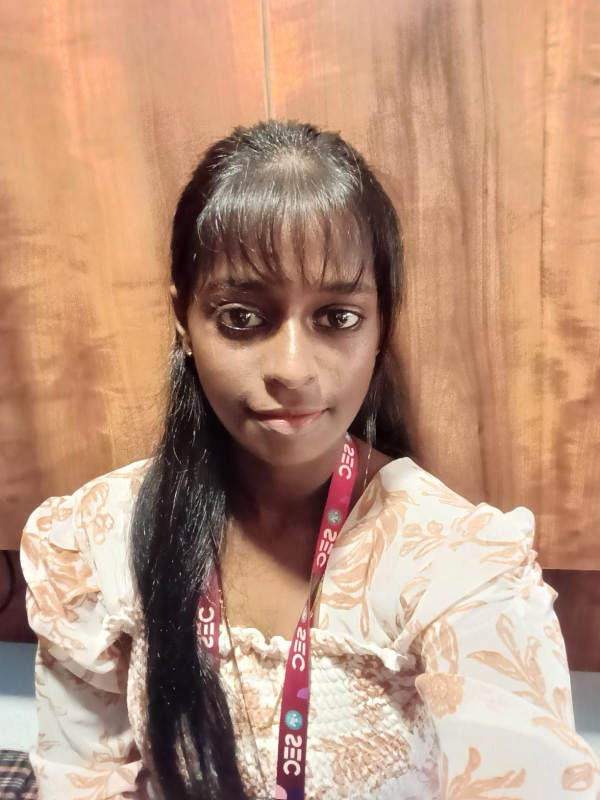
#> input picture udhaya.jpeg, 1200 x 1600 px (shown at 1/2 size)
$ jupyter execute Ex-1.ipynb
#> lines starting #> are read from the running program, lines starting #| are printed output that depends on the picture; after the words box and inside, x2 and y2 are one past the last pixel; in counts of white or black regions, pixels touching at a corner belong together
### EX NO 1: IMAGE HANDLING AND PIXEL TRANSFORMATION USING OPENCV

### Name: UDHAYA S

### REG.NO: 212225230287

[cell 1]
import cv2
import matplotlib.pyplot as plt
import numpy as ap

[cell 2]
# Read the image using OpenCV
img = cv2.imread('udhaya.jpeg', cv2.IMREAD_COLOR)
#> img is the input picture: shape (1600, 1200, 3); mean B, G, R 124.5, 148.3, 186.5

[cell 3]
# Convert BGR (OpenCV's default) to RGB (Matplotlib's expected color order)
img_rgb = cv2.cvtColor(img, cv2.COLOR_BGR2RGB)

[cell 4]
# Display the image using Matplotlib
plt.imshow(img_rgb, cmap='viridis')  # You can change 'viridis' to another cmap or use None for RGB images
plt.title("Original Image")
plt.axis('off')  # Removes axis ticks and labels
plt.show()

[cell 5]
# Load the image
img = cv2.imread('udhaya.jpg')

[cell 6]
# Convert BGR (OpenCV's default) to RGB (Matplotlib's expected color order)
img_rgb = cv2.cvtColor(img, cv2.COLOR_BGR2RGB)

[cell 7]
img_rgb.shape
#> Out = (1600, 1200, 3)

[cell 8]
# Draw a line from top-left to bottom-right
line_img = cv2.line(img_rgb, (0, 0), (1200, 1600), (255, 0, 0), 2) # cv2.line(image, start_point, end_point, color, thickness)

[cell 9]
plt.imshow(line_img, cmap='viridis')
plt.title("Image with Line")
plt.axis('off')
plt.show()

[cell 10]
# Load the image
image = cv2.imread('udhaya.jpeg')

# Convert BGR (OpenCV's default) to RGB (Matplotlib's expected color order)
img_rgb = cv2.cvtColor(image, cv2.COLOR_BGR2RGB)

[cell 11]
img_rgb.shape
#> Out = (1600, 1200, 3)

[cell 12]
circle_img = cv2.circle(img_rgb,(600,600),200,(0,0,255),15) # cv2.circle(image, center, radius, color, thickness)

[cell 13]
plt.imshow(circle_img, cmap='viridis')
plt.title("Image with Circle")
plt.axis('ON')
plt.show()

[cell 14]
# Load the image
image = cv2.imread('udhaya.jpeg')

# Convert BGR (OpenCV's default) to RGB (Matplotlib's expected color order)
img_rgb = cv2.cvtColor(image, cv2.COLOR_BGR2RGB)

[cell 15]
image.shape
#> Out = (1600, 1200, 3)

[cell 16]
# Draw a rectangle around the Whole image
rectangle_img = cv2.rectangle(img_rgb, (200, 200), (800, 1000), (0, 255,0), 10)  # cv2.rectangle(image, start_point, end_point, color, thickness)
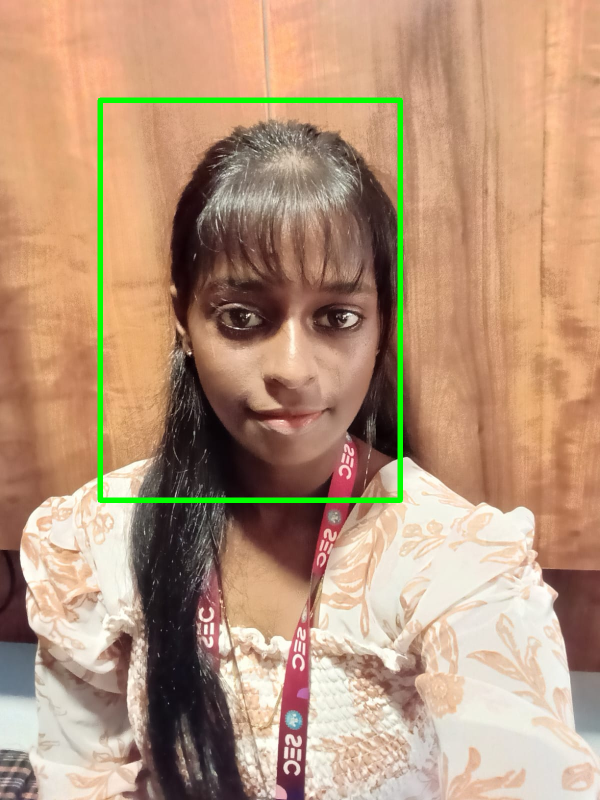
#> rectangle_img: shape (1600, 1200, 3) (shown at 1/2 size); mean R, G, B 183.6, 150.2, 122.9

[cell 17]
plt.imshow(rectangle_img, cmap='viridis')
plt.title("Image with Rectangle")
plt.axis('ON')
plt.show()

[cell 18]
# Load the image
image = cv2.imread('udhaya.jpeg')

# Convert BGR (OpenCV's default) to RGB (Matplotlib's expected color order)
img_rgb = cv2.cvtColor(image, cv2.COLOR_BGR2RGB)

[cell 19]
# Add text to the image
text_img = cv2.putText(img_rgb, "UDHAYA", (30,60), cv2.FONT_HERSHEY_SIMPLEX, 2.5, (0, 0, 255), 10)  ## cv2.putText(image, text, position, font, font_scale, color, thickness)

[cell 20]
plt.imshow(text_img, cmap='viridis')
plt.title("Image with Text")
plt.axis('on')
plt.show()

[cell 21]
img = cv2.imread('udhaya.jpeg', cv2.IMREAD_COLOR)
# Convert BGR (OpenCV's default) to RGB (Matplotlib's expected color order)
img_rgb = cv2.cvtColor(img, cv2.COLOR_BGR2RGB)

[cell 22]
# Original RGB Image
plt.imshow(img_rgb)
plt.title("Original RGB Image")
plt.axis("on")

[cell 23]
# Convert RGB to HSV
image_hsv = cv2.cvtColor(img_rgb, cv2.COLOR_RGB2HSV)
#> image_hsv: shape (1600, 1200, 3); mean H, S, V 26.2, 88.8, 186.7

[cell 24]
# HSV Image
plt.imshow(image_hsv)
plt.title("HSV Image")
plt.axis("off")

[cell 25]
# Convert RGB to GRAY
image_gray = cv2.cvtColor(img_rgb, cv2.COLOR_RGB2GRAY)
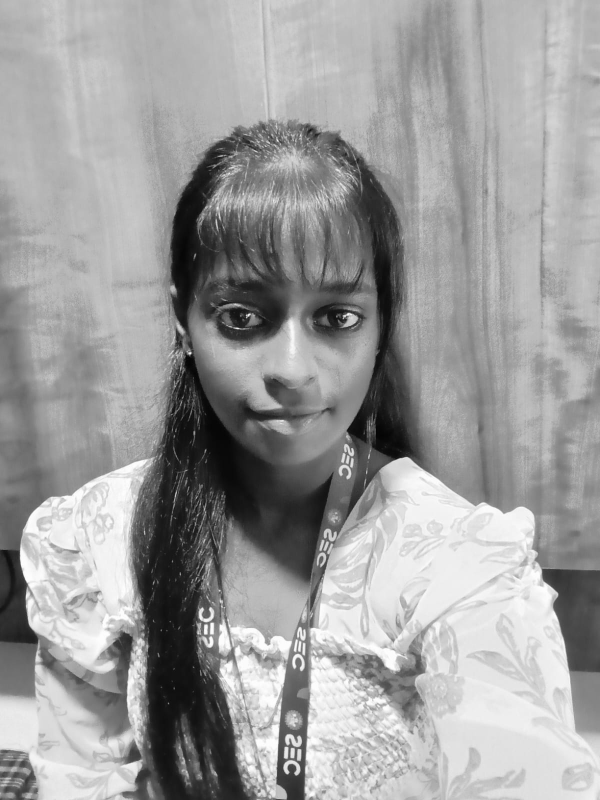
#> image_gray: shape (1600, 1200) (shown at 1/2 size); min 2, max 255, mean 157

[cell 26]
# Grayscale Image
plt.imshow(image_gray, cmap='gray')
plt.title("Grayscale Image")
plt.axis("on")

[cell 27]
# Convert RGB to YCrCb
image_ycrcb = cv2.cvtColor(img_rgb, cv2.COLOR_RGB2YCrCb)
#> image_ycrcb: shape (1600, 1200, 3); mean of channels 0, 1, 2 157, 149, 109.7

[cell 28]
# YCrCb Image
plt.imshow(image_ycrcb)
plt.title("YCrCb Image")
plt.axis("off")

[cell 29]
# Convert HSV back to RGB
image_hsv_to_rgb = cv2.cvtColor(image_hsv, cv2.COLOR_HSV2RGB)

[cell 30]
plt.imshow(image_hsv_to_rgb)
plt.title("HSV to RGB Image")
plt.axis("on")

[cell 31]
# Load the image
image = cv2.imread('udhaya.jpeg')
# Modify a block of pixels (300x300) to white, starting from (200, 200)
image[500:800, 500:800] = [255, 255, 255]  # Rows: 200-499, Columns: 200-499
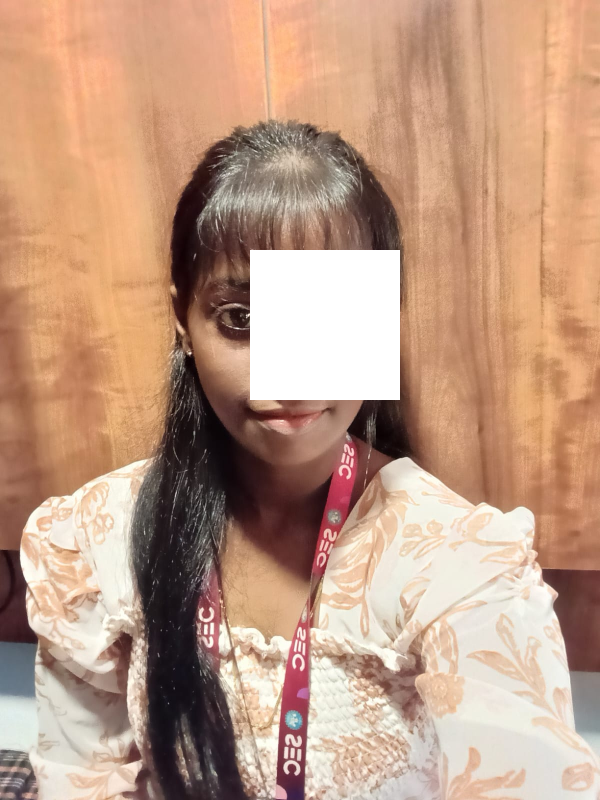
#> image: shape (1600, 1200, 3) (shown at 1/2 size); 4.69% of pixels changed, all inside (x1, y1, x2, y2) = (500, 500, 800, 800)

[cell 32]
# Convert BGR to RGB for displaying with Matplotlib
image_rgb = cv2.cvtColor(image, cv2.COLOR_BGR2RGB)

[cell 33]
# Display the modified image
plt.imshow(image_rgb)
plt.title("Image with 300x300 White Block")
plt.axis("on")
plt.show()

[cell 34]
# Load the image
image = cv2.imread('udhaya.jpeg')
image.shape
#> Out = (1600, 1200, 3)

[cell 35]
# Resize the image to half its size
resized_image = cv2.resize(image, (1200 // 2, 1600 // 2))  # (new_width, new_height)
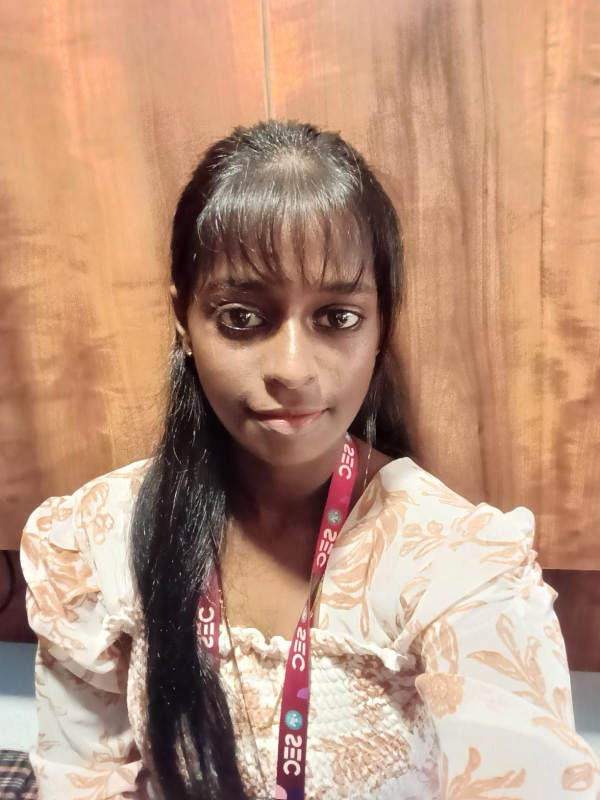
#> resized_image: shape (800, 600, 3); mean B, G, R 124.7, 148.4, 186.6

[cell 36]
# Convert BGR to RGB for displaying with Matplotlib
resized_image_rgb = cv2.cvtColor(resized_image, cv2.COLOR_BGR2RGB)

[cell 37]
resized_image_rgb.shape
#> Out = (800, 600, 3)

[cell 38]
# Display the resized image
plt.imshow(resized_image_rgb)
plt.title("Resized Image (Half Size)")
plt.axis("on")
plt.show()

[cell 39]
# Load the image
image = cv2.imread('udhaya.jpeg')

[cell 40]
image.shape

[cell 41]
# Crop a 300x300 region starting from (50, 50)
roi = image[600:1200, 600:1200]  # Rows: 50-349, Columns: 50-349
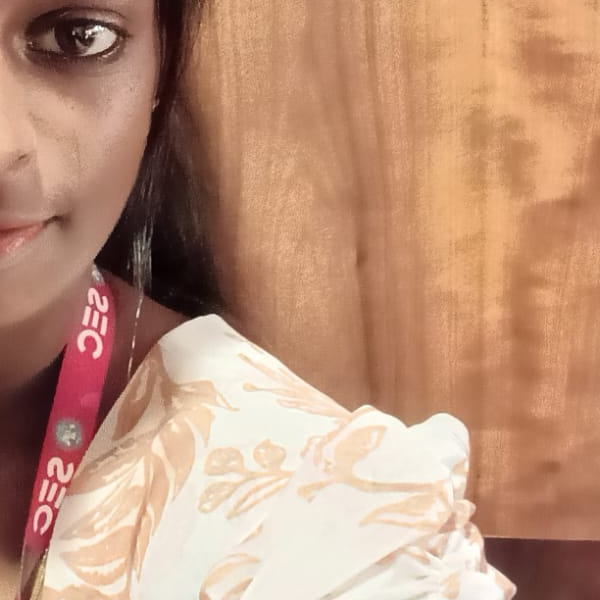
#> roi: shape (600, 600, 3); mean B, G, R 121.6, 146.3, 189.3

[cell 42]
# Convert BGR to RGB for displaying with Matplotlib
roi_rgb = cv2.cvtColor(roi, cv2.COLOR_BGR2RGB)

[cell 43]
# Display the cropped region (ROI)
plt.imshow(roi_rgb)
plt.title("Cropped Region of Interest (ROI)")
plt.axis("on")
plt.show()

[cell 44]
# Load the image
image = cv2.imread('udhaya.jpeg')

[cell 45]
# Flip the image horizontally (left-right)
flipped_horizontally = cv2.flip(image, 1)
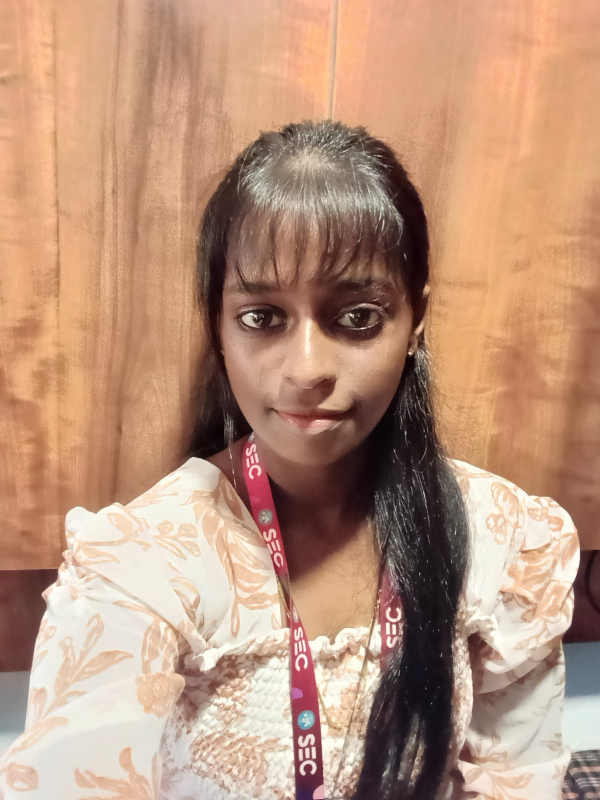
#> flipped_horizontally: shape (1600, 1200, 3) (shown at 1/2 size); mean B, G, R 124.5, 148.3, 186.5

[cell 46]
# Convert BGR to RGB for displaying with Matplotlib
flipped_horizontally_rgb = cv2.cvtColor(flipped_horizontally, cv2.COLOR_BGR2RGB)

[cell 47]
# Horizontal flip
plt.imshow(flipped_horizontally_rgb)
plt.title("Flipped Horizontally")
plt.axis("on")

[cell 48]
# Flip the image vertically (up-down)
flipped_vertically = cv2.flip(image, 0)
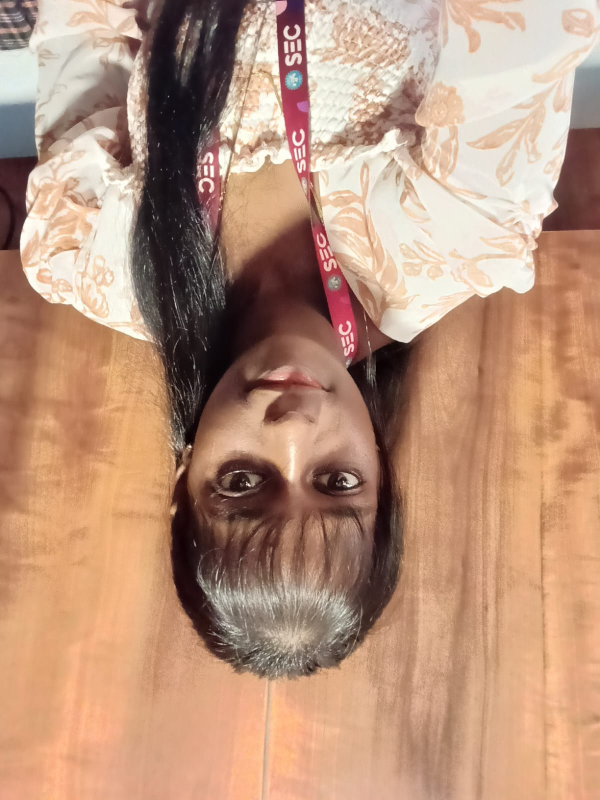
#> flipped_vertically: shape (1600, 1200, 3) (shown at 1/2 size); mean B, G, R 124.5, 148.3, 186.5

[cell 49]
# Convert BGR to RGB for displaying with Matplotlib
flipped_vertically_rgb = cv2.cvtColor(flipped_vertically, cv2.COLOR_BGR2RGB)
